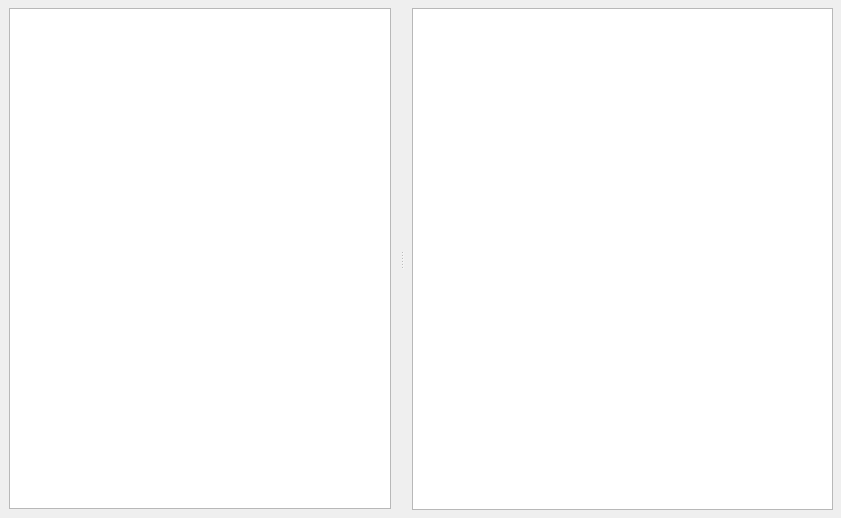
<?xml version="1.0" encoding="UTF-8"?>
<ui version="4.0">
 <class>MainWindow</class>
 <widget class="QDialog" name="MainWindow">
  <property name="geometry">
   <rect>
    <x>0</x>
    <y>0</y>
    <width>841</width>
    <height>518</height>
   </rect>
  </property>
  <property name="windowTitle">
   <string>RMS Model editor</string>
  </property>
  <property name="windowIcon">
   <iconset resource="icons.qrc">
    <normaloff>:/Icons/icons/dyn.svg</normaloff>:/Icons/icons/dyn.svg</iconset>
  </property>
  <layout class="QVBoxLayout" name="verticalLayout_2">
   <property name="leftMargin">
    <number>0</number>
   </property>
   <property name="topMargin">
    <number>0</number>
   </property>
   <property name="rightMargin">
    <number>0</number>
   </property>
   <property name="bottomMargin">
    <number>0</number>
   </property>
   <item>
    <layout class="QVBoxLayout" name="verticalLayout">
     <property name="spacing">
      <number>0</number>
     </property>
     <item>
      <widget class="QSplitter" name="splitter_3">
       <property name="orientation">
        <enum>Qt::Orientation::Horizontal</enum>
       </property>
       <widget class="QFrame" name="frame_8">
        <property name="maximumSize">
         <size>
          <width>400</width>
          <height>16777215</height>
         </size>
        </property>
        <property name="frameShape">
         <enum>QFrame::Shape::NoFrame</enum>
        </property>
        <property name="frameShadow">
         <enum>QFrame::Shadow::Raised</enum>
        </property>
        <layout class="QVBoxLayout" name="verticalLayout_7">
         <property name="topMargin">
          <number>8</number>
         </property>
         <item>
          <widget class="QListView" name="listView"/>
         </item>
        </layout>
       </widget>
       <widget class="QFrame" name="PlotFrame">
        <property name="frameShape">
         <enum>QFrame::Shape::NoFrame</enum>
        </property>
        <property name="frameShadow">
         <enum>QFrame::Shadow::Raised</enum>
        </property>
        <layout class="QHBoxLayout" name="horizontalLayout">
         <property name="leftMargin">
          <number>8</number>
         </property>
         <property name="topMargin">
          <number>8</number>
         </property>
         <property name="rightMargin">
          <number>8</number>
         </property>
         <property name="bottomMargin">
          <number>8</number>
         </property>
         <item>
          <widget class="QTableView" name="tableView"/>
         </item>
        </layout>
       </widget>
      </widget>
     </item>
    </layout>
   </item>
  </layout>
  <action name="actionCopy_to_clipboard">
   <property name="icon">
    <iconset>
     <normaloff>:/Icons/icons/copy.svg</normaloff>:/Icons/icons/copy.svg</iconset>
   </property>
   <property name="text">
    <string>Copy to clipboard</string>
   </property>
  </action>
  <action name="actionSave">
   <property name="icon">
    <iconset>
     <normaloff>:/Icons/icons/import_profiles.svg</normaloff>:/Icons/icons/import_profiles.svg</iconset>
   </property>
   <property name="text">
    <string>Save</string>
   </property>
  </action>
 </widget>
 <resources>
  <include location="icons.qrc"/>
 </resources>
 <connections/>
</ui>
